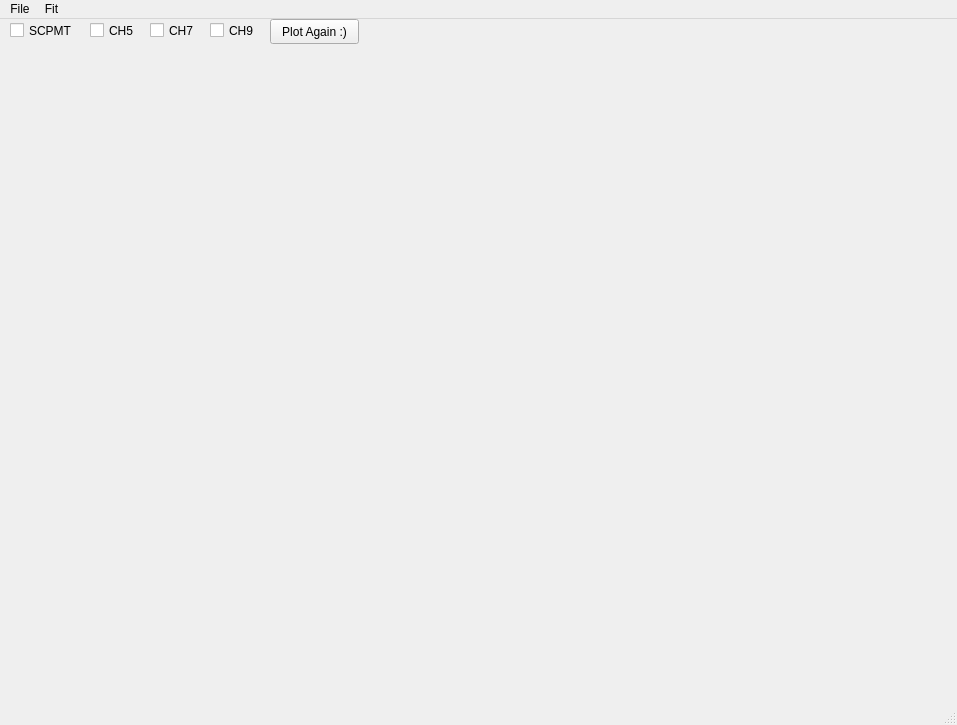
<?xml version="1.0" encoding="UTF-8"?>
<ui version="4.0">
 <class>MainWindow</class>
 <widget class="QMainWindow" name="MainWindow">
  <property name="geometry">
   <rect>
    <x>0</x>
    <y>0</y>
    <width>957</width>
    <height>725</height>
   </rect>
  </property>
  <property name="windowTitle">
   <string>MainWindow</string>
  </property>
  <widget class="QWidget" name="centralwidget">
   <widget class="QWidget" name="verticalLayoutWidget">
    <property name="geometry">
     <rect>
      <x>10</x>
      <y>30</y>
      <width>931</width>
      <height>641</height>
     </rect>
    </property>
    <layout class="QVBoxLayout" name="verticalLayout"/>
   </widget>
   <widget class="QPushButton" name="pushPlotReset">
    <property name="geometry">
     <rect>
      <x>270</x>
      <y>0</y>
      <width>89</width>
      <height>25</height>
     </rect>
    </property>
    <property name="text">
     <string>Plot Again :)</string>
    </property>
   </widget>
   <widget class="QCheckBox" name="checkSCPMT">
    <property name="geometry">
     <rect>
      <x>10</x>
      <y>0</y>
      <width>71</width>
      <height>23</height>
     </rect>
    </property>
    <property name="text">
     <string>SCPMT</string>
    </property>
   </widget>
   <widget class="QCheckBox" name="checkCH5">
    <property name="geometry">
     <rect>
      <x>90</x>
      <y>0</y>
      <width>51</width>
      <height>23</height>
     </rect>
    </property>
    <property name="text">
     <string>CH5</string>
    </property>
   </widget>
   <widget class="QCheckBox" name="checkCH7">
    <property name="geometry">
     <rect>
      <x>150</x>
      <y>0</y>
      <width>51</width>
      <height>23</height>
     </rect>
    </property>
    <property name="text">
     <string>CH7</string>
    </property>
   </widget>
   <widget class="QCheckBox" name="checkCH9">
    <property name="geometry">
     <rect>
      <x>210</x>
      <y>0</y>
      <width>51</width>
      <height>23</height>
     </rect>
    </property>
    <property name="text">
     <string>CH9</string>
    </property>
   </widget>
  </widget>
  <widget class="QMenuBar" name="menubar">
   <property name="geometry">
    <rect>
     <x>0</x>
     <y>0</y>
     <width>957</width>
     <height>22</height>
    </rect>
   </property>
   <widget class="QMenu" name="menuFile">
    <property name="title">
     <string>File</string>
    </property>
    <addaction name="actionOpen"/>
   </widget>
   <widget class="QMenu" name="menuFit">
    <property name="title">
     <string>Fit</string>
    </property>
    <addaction name="actionAdd_Functions"/>
    <addaction name="actionRecent_Function"/>
    <addaction name="actionChoose_Functions"/>
    <addaction name="actionSine"/>
    <addaction name="actionFock_distribution"/>
    <addaction name="actionFock_superposition"/>
    <addaction name="actionSqz_Vac"/>
   </widget>
   <addaction name="menuFile"/>
   <addaction name="menuFit"/>
  </widget>
  <widget class="QStatusBar" name="statusbar"/>
  <action name="actionOpen">
   <property name="text">
    <string>Open</string>
   </property>
   <property name="shortcut">
    <string>Ctrl+O</string>
   </property>
  </action>
  <action name="actionChoose_Functions">
   <property name="text">
    <string>Choose Functions</string>
   </property>
  </action>
  <action name="actionAdd_Functions">
   <property name="text">
    <string>Add Functions</string>
   </property>
  </action>
  <action name="actionRecent_Function">
   <property name="text">
    <string>Recently used</string>
   </property>
  </action>
  <action name="actionSine">
   <property name="text">
    <string>Sine</string>
   </property>
  </action>
  <action name="actionFock_distribution">
   <property name="text">
    <string>Fock distribution</string>
   </property>
  </action>
  <action name="actionFock_superposition">
   <property name="text">
    <string>Fock_superposition</string>
   </property>
  </action>
  <action name="actionSqz_Vac">
   <property name="text">
    <string>Sqz_Vac</string>
   </property>
  </action>
  <action name="actionSCPMT">
   <property name="checkable">
    <bool>true</bool>
   </property>
   <property name="checked">
    <bool>false</bool>
   </property>
   <property name="text">
    <string>SCPMT</string>
   </property>
  </action>
  <action name="actionCH5">
   <property name="checkable">
    <bool>true</bool>
   </property>
   <property name="text">
    <string>CH5</string>
   </property>
  </action>
  <action name="actionCH7">
   <property name="checkable">
    <bool>true</bool>
   </property>
   <property name="text">
    <string>CH7</string>
   </property>
  </action>
  <action name="actionCH9">
   <property name="checkable">
    <bool>true</bool>
   </property>
   <property name="text">
    <string>CH9</string>
   </property>
  </action>
 </widget>
 <resources/>
 <connections/>
</ui>
